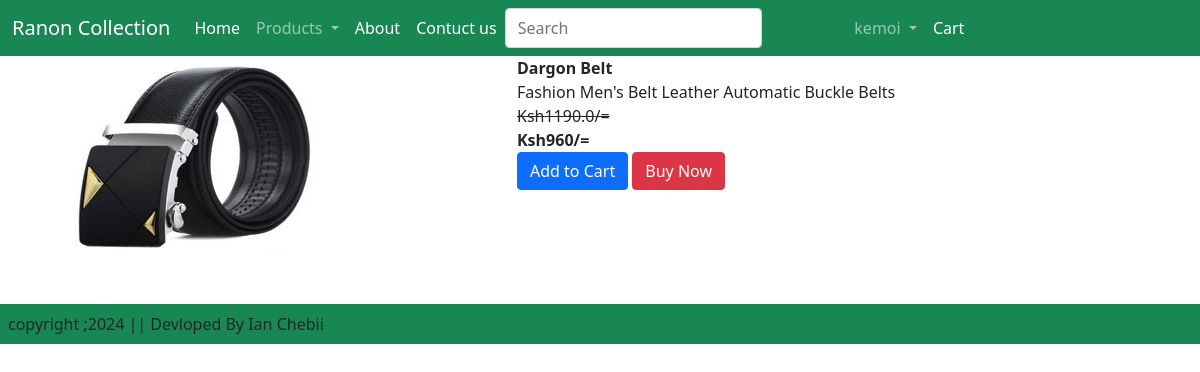
Screenshot of /ProductDetail/9/ (signed in) with the database file from the repository.
### ecoapp/models.py (models this page shows, shortened)
class  Product(models.Model):
    title = models.CharField(max_length=100)
    selling_price= models.FloatField()
    discount_price = models.TextField()
    description= models.TextField()
    composition = models.TextField(default='')
    Category = models.CharField( choices = CATEGORY_CHOICES, max_length =2)
    product_image = models.ImageField(upload_to='product')

### ecoapp/views.py (the view)
# urls.py: path('ProductDetail/<int:pk>/', views.ProductDetail.as_view(), name='ProductDetail'),
class ProductDetail(View):
    @method_decorator(login_required)
    def get(self, request, pk):
        product = Product.objects.get(pk=pk)
        return render(request, 'ecoapp/product.html', {'product': product})

### ecoapp/templates/ecoapp/product.html (shortened to what this page needs)
{% extends "ecoapp/base.html" %}
{% load static%}
{% block maincontent%}
<div class="container">
    <div class="row">
        <div class="col-md-5 col-lg-5">
            <img  class="text-center" src="{{ product.product_image.url }}" width="300px" height="200px" alt="">
        </div>
        <div class="col-md-5 col-lg-5 ">
            <div class="fw-bold ">{{ product.title }}</div>
            <div class="">{{ product.description }}</div>
            <div class=" fw-light text-decoration-line-through">
                Ksh{{  product.selling_price}}/=
            </div>
            <div class="p-8 fw-bold ">Ksh{{  product.discount_price }}/=</div>
            <form action="/addcart/"  class="d-inline">
                <button class="btn btn-primary" type="submit">Add to Cart</button>
            </form>
             <a href="{% url 'showcart' %}"><button class="btn btn-danger" type="submiit">Buy Now</button>
                </div></a>
        </div>
    </div>
{% endblock maincontent%}

### ecoapp/templates/ecoapp/base.html (shortened to what this page needs)
{% load static %}
<!DOCTYPE html>
<html lang="en">
<head>
    <link href="https://cdn.jsdelivr.net/npm/bootstrap@5.0.2/dist/css/bootstrap.min.css" rel="stylesheet">
    <link rel="stylesheet" href="{% static 'ecoapp/js/css/owl.carousel.min.css' %}">
    <link rel="stylesheet" href="{% static 'ecoapp\css\style.css' %}">
    <link rel="stylesheet" href="https://cdnjs.cloudflare.com/ajax/libs/font-awesome/6.5.2/css/all.min.css" />
</head>
<body>
    <nav class="navbar navbar-expand-lg navbar-dark bg-success">
        <div class="container-fluid">
          <a class="navbar-brand" href="#">Ranon Collection</a>
          <div class="collapse navbar-collapse" id="navbarSupportedContent">
            <ul class="navbar-nav me-auto mb-2 mb-lg-0">
              {% if user.is_authenticated %}
              <li class="nav-item">
                <a class="nav-link active" aria-current="page" href="{% url 'home' %}">Home</a>
              </li>
              <li class="nav-item dropdown">
                <a class="nav-link dropdown-toggle" href="#" id="navbarDropdown" role="button" data-bs-toggle="dropdown" aria-expanded="false">
                  Products
                </a>
              </li>
                <li class="nav-item">
                  <a class="nav-link text-white" href="{% url 'about' %}">About</a>
                </li>
                <li class="nav-item">
                  <a class="nav-link text-white" href="{% url 'contact' %}">Contuct us</a>
                </li>
            <form class="d-flex">
              <input class="form-control me-2" type="search" placeholder="Search" aria-label="Search">
              <button class="btn btn-outline-success" type="submit">Search</button>
            </form>
            <li class="nav-item dropdown">
              <a class="nav-link dropdown-toggle" href="#" id="navbarDropdown text-white" role="button" data-bs-toggle="dropdown" aria-expanded="false">
                {{request.user}}
              </a>
            </li>
            <li class="nav-item">
              <a class="nav-link text-white" href="{% url 'showcart' %}">Cart</a>
            </li>
        {%endif%}
      </nav>
      {% block maincontent%}{% endblock maincontent%}
    <footer class="container-fluid bg-success tex-center p-2 mt-5  ">
       copyright         ;2024 || Devloped By Ian Chebii
    </footer>
</body>
</html>

### static/ecoapp/css/style.css (style rules this page uses)
a { text-decoration: none; }

### rows the page displays
Product: product_image (picture), title "Dargon Belt", description "Fashion Men's Belt Leather Automatic Buckle Belts", selling_price "1190.0", discount_price "960"

### other values shown
{{ request.user }} "kemoi"
